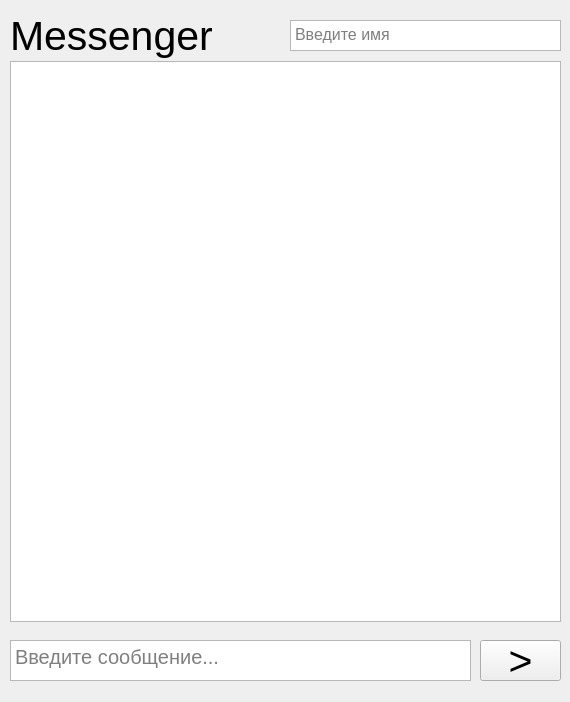
<?xml version="1.0" encoding="UTF-8"?>
<ui version="4.0">
 <class>MainWindow</class>
 <widget class="QMainWindow" name="MainWindow">
  <property name="geometry">
   <rect>
    <x>0</x>
    <y>0</y>
    <width>570</width>
    <height>702</height>
   </rect>
  </property>
  <property name="font">
   <font>
    <pointsize>8</pointsize>
   </font>
  </property>
  <property name="windowTitle">
   <string>Messenger</string>
  </property>
  <widget class="QWidget" name="centralwidget">
   <widget class="QTextEdit" name="textEdit">
    <property name="geometry">
     <rect>
      <x>10</x>
      <y>640</y>
      <width>461</width>
      <height>41</height>
     </rect>
    </property>
    <property name="font">
     <font>
      <pointsize>15</pointsize>
     </font>
    </property>
    <property name="placeholderText">
     <string>Введите сообщение...</string>
    </property>
   </widget>
   <widget class="QListWidget" name="listWidget">
    <property name="geometry">
     <rect>
      <x>10</x>
      <y>61</y>
      <width>551</width>
      <height>561</height>
     </rect>
    </property>
    <property name="font">
     <font>
      <pointsize>12</pointsize>
     </font>
    </property>
   </widget>
   <widget class="QPushButton" name="pushButton">
    <property name="geometry">
     <rect>
      <x>480</x>
      <y>640</y>
      <width>81</width>
      <height>41</height>
     </rect>
    </property>
    <property name="font">
     <font>
      <pointsize>31</pointsize>
     </font>
    </property>
    <property name="text">
     <string>&gt;</string>
    </property>
   </widget>
   <widget class="QLabel" name="label">
    <property name="geometry">
     <rect>
      <x>10</x>
      <y>10</y>
      <width>291</width>
      <height>51</height>
     </rect>
    </property>
    <property name="font">
     <font>
      <pointsize>31</pointsize>
     </font>
    </property>
    <property name="text">
     <string>Messenger</string>
    </property>
   </widget>
   <widget class="QTextEdit" name="textEdit_2">
    <property name="geometry">
     <rect>
      <x>290</x>
      <y>20</y>
      <width>271</width>
      <height>31</height>
     </rect>
    </property>
    <property name="font">
     <font>
      <pointsize>12</pointsize>
     </font>
    </property>
    <property name="placeholderText">
     <string>Введите имя</string>
    </property>
   </widget>
  </widget>
 </widget>
 <resources/>
 <connections/>
</ui>
